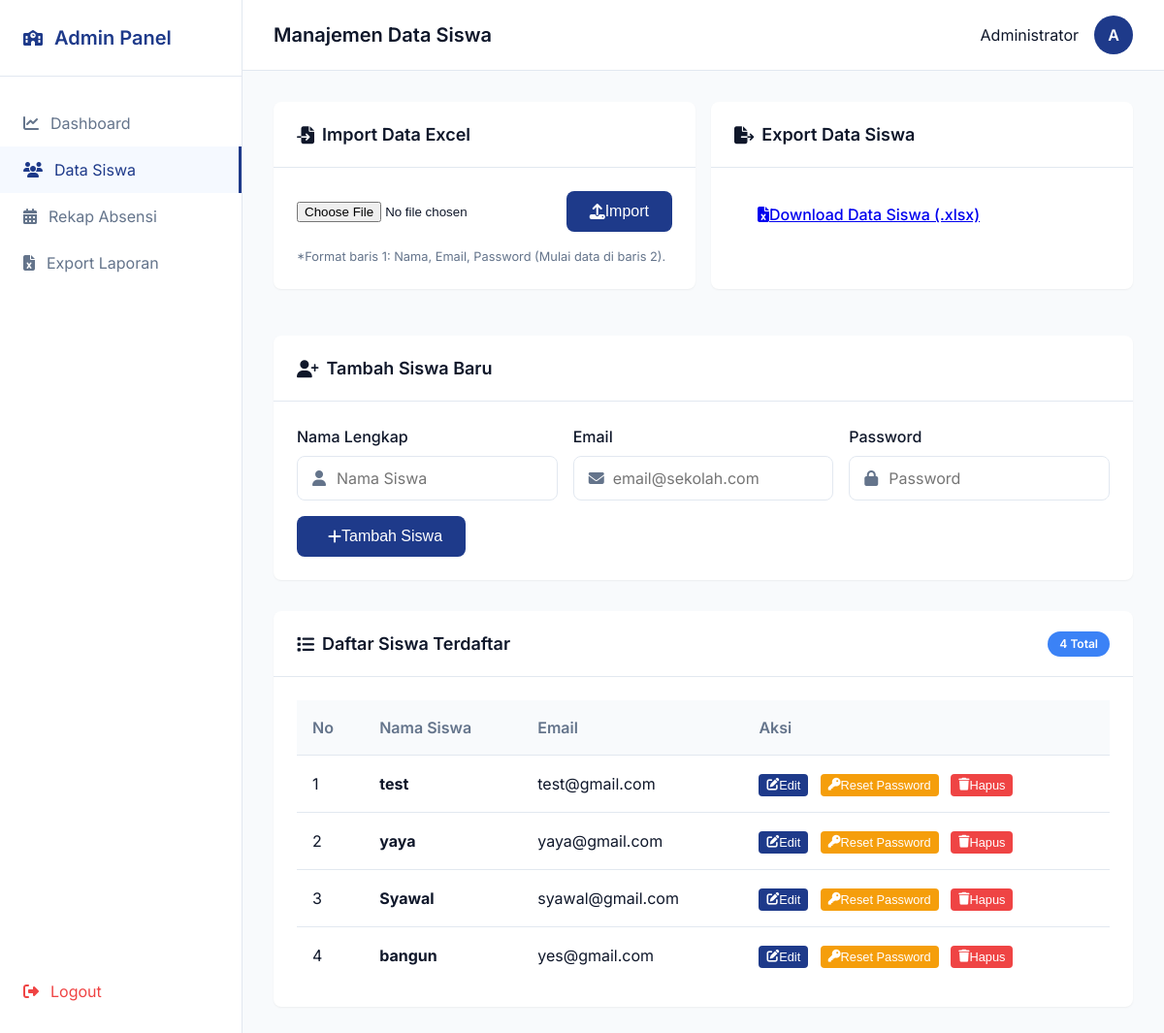
The app's page /admin/users (signed in), older data.
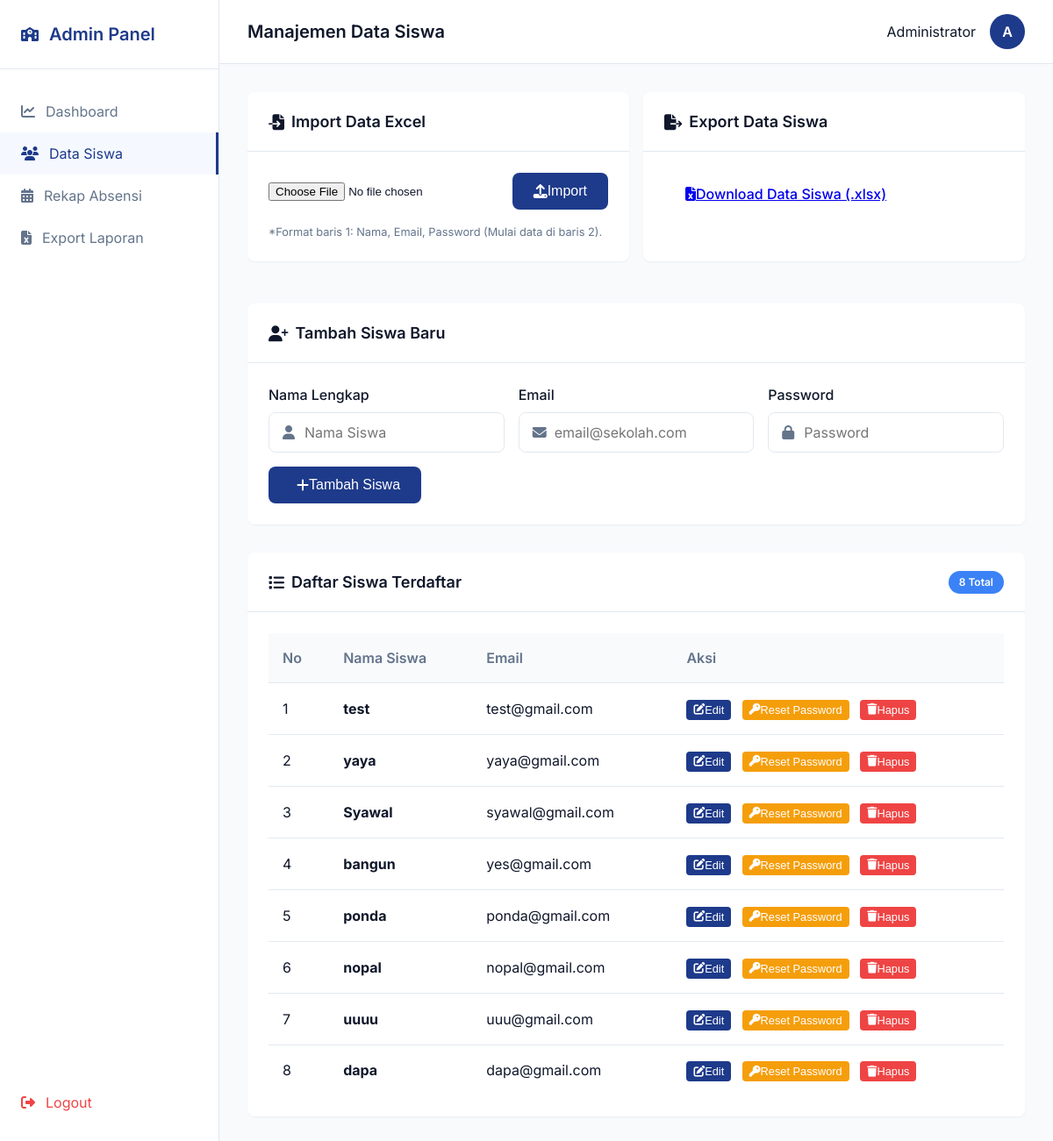
The same page, newer data.
### models/user.py (models this page shows)
class User(UserMixin, db.Model):
    __tablename__ = 'users'
    id = db.Column(db.Integer, primary_key=True)
    name = db.Column(db.String(100), nullable=False)
    email = db.Column(db.String(120), unique=True, nullable=False)
    password = db.Column(db.String(128), nullable=False)
    role = db.Column(db.String(20), nullable=False, default='user') # 'admin' or 'user'
    attendances = db.relationship('Attendance', backref='user', lazy=True)

### routes/admin.py (the view)
@admin_bp.route('/users')
@login_required
@admin_required
def users():
    users_list = User.query.filter_by(role='user').all()
    return render_template('admin/users.html', users=users_list)

### templates/admin/users.html (shortened to what the changed rows need)
{% extends 'base.html' %}
{% block content %}
<div class="admin-layout">
    <aside class="sidebar">
        <div class="sidebar-header">
            <h2>Admin Panel</h2>
        </div>
    </aside>
    <main class="main-content">
        <header class="topbar">
            <h1>Manajemen Data Siswa</h1>
        </header>
        <div class="dashboard-content" style="grid-template-columns: 1fr;">
            <div style="display: flex; gap: 1rem; margin-bottom: 1rem; flex-wrap: wrap;">
                <div class="card" style="flex: 1; min-width: 300px;">
                    <div class="card-header">
                        <h2><i class="fas fa-file-import"></i> Import Data Excel</h2>
                    </div>
                </div>
                <div class="card" style="flex: 1; min-width: 300px;">
                    <div class="card-header">
                        <h2><i class="fas fa-file-export"></i> Export Data Siswa</h2>
                    </div>
                </div>
            </div>
            <div class="card mb-4">
                <div class="card-header">
                    <h2><i class="fas fa-user-plus"></i> Tambah Siswa Baru</h2>
                </div>
            </div>
            <div class="card">
                <div class="card-header">
                    <h2><i class="fas fa-list"></i> Daftar Siswa Terdaftar</h2>
                    <span class="badge" style="background:var(--primary-light);color:white">{{ users|length }} Total</span>
                </div>
                <div class="card-body">
                    <div class="table-responsive">
                        <table class="table">
                            <thead>
                                <tr>
                                    <th>No</th>
                                    <th>Nama Siswa</th>
                                    <th>Email</th>
                                    <th>Aksi</th>
                                </tr>
                            </thead>
                            <tbody>
                                {% for user in users %}
                                <tr>
                                    <td>{{ loop.index }}</td>
                                    <td><strong>{{ user.name }}</strong></td>
                                    <td>{{ user.email }}</td>
                                    <td>
                                        <button class="btn btn-sm btn-primary btn-edit-user" data-id="{{ user.id }}" data-name="{{ user.name }}" data-email="{{ user.email }}" style="padding: 0.25rem 0.5rem; border-radius: 4px; font-size: 0.8rem;">
                                            <i class="fas fa-edit"></i> Edit
                                        </button>
                                        <button class="btn btn-sm btn-reset-user" data-id="{{ user.id }}" data-name="{{ user.name }}" style="padding: 0.25rem 0.5rem; background: var(--warning); color: white; border: none; border-radius: 4px; font-size: 0.8rem; margin: 0 0.5rem;">
                                            <i class="fas fa-key"></i> Reset Password
                                        </button>
                                        <form action="{{ url_for('admin.delete_user', user_id=user.id) }}" method="POST" style="display:inline;" onsubmit="return confirm('Apakah Anda yakin ingin menghapus siswa ini? Semua data absensi terkait akan ikut terhapus.');">
                                            <button type="submit" class="btn btn-sm btn-danger" style="padding: 0.25rem 0.5rem; background: var(--danger); color: white; border: none; border-radius: 4px; font-size: 0.8rem; cursor: pointer;">
                                                <i class="fas fa-trash"></i> Hapus
                                            </button>
                                        </form>
                                    </td>
                                </tr>
                                {% else %}
                                <tr>
                                    <td colspan="4" class="text-center text-muted">Belum ada data siswa.</td>
                                </tr>
                                {% endfor %}
                            </tbody>
                        </table>
                    </div>
                </div>
            </div>
        </div>
    </main>
</div>
{% endblock %}

Row changes from the older to the newer data that the page shows:
added User: name "ponda", email "ponda@gmail.com"
added User: name "nopal", email "nopal@gmail.com"
added User: name "uuuu", email "uuu@gmail.com"
added User: name "dapa", email "dapa@gmail.com"
Text that changed along with them:
{{ users|length }}: "4" → "8"
